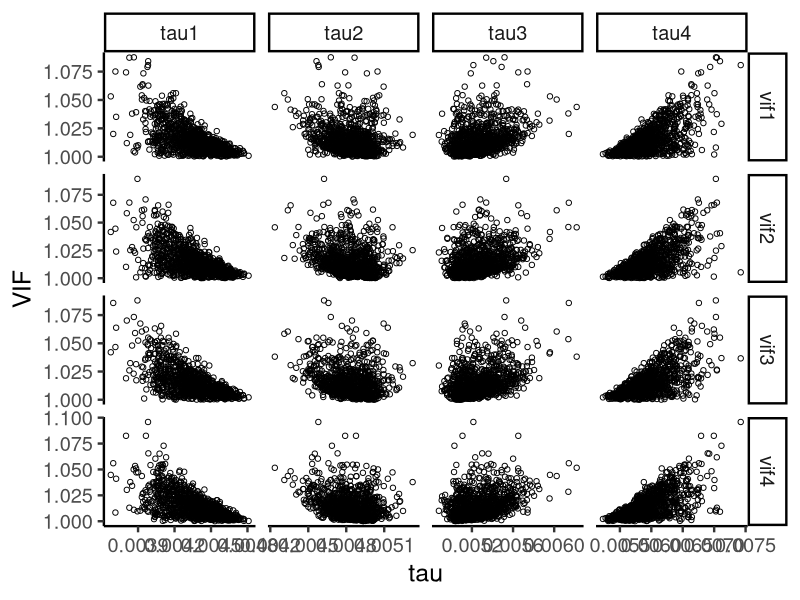
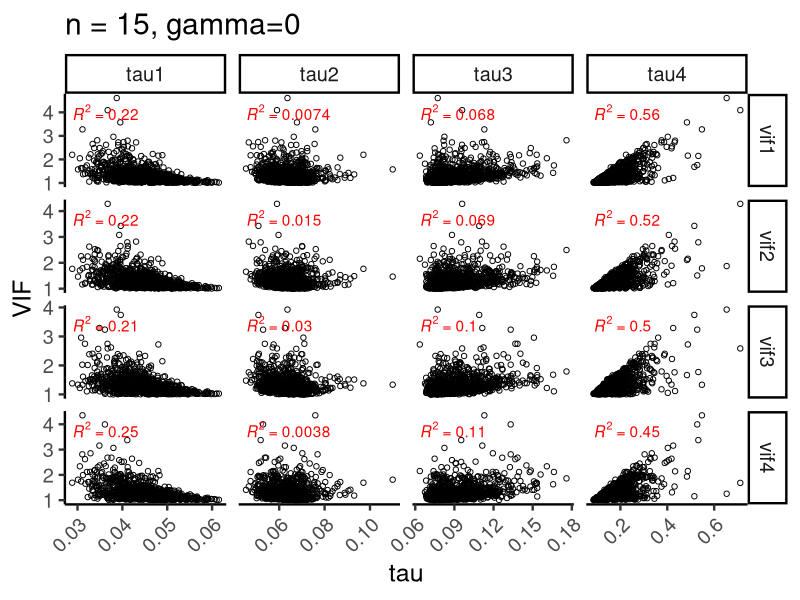
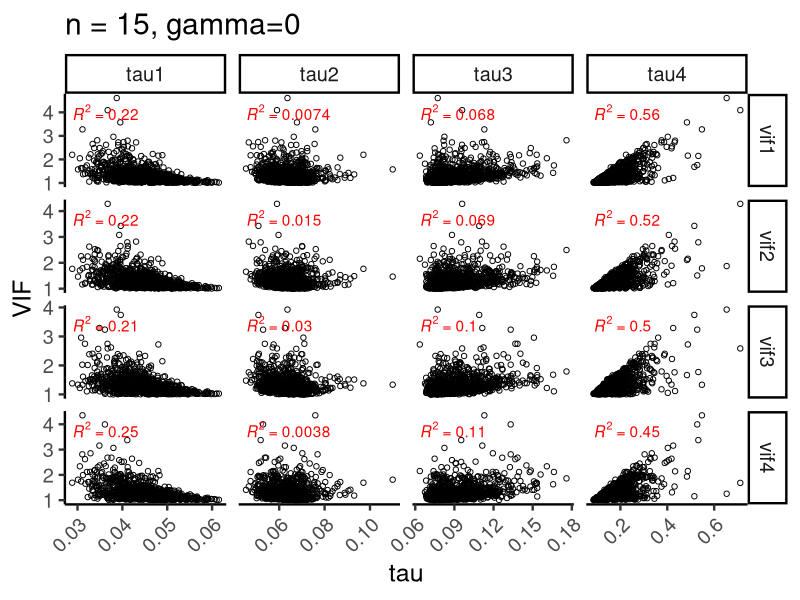
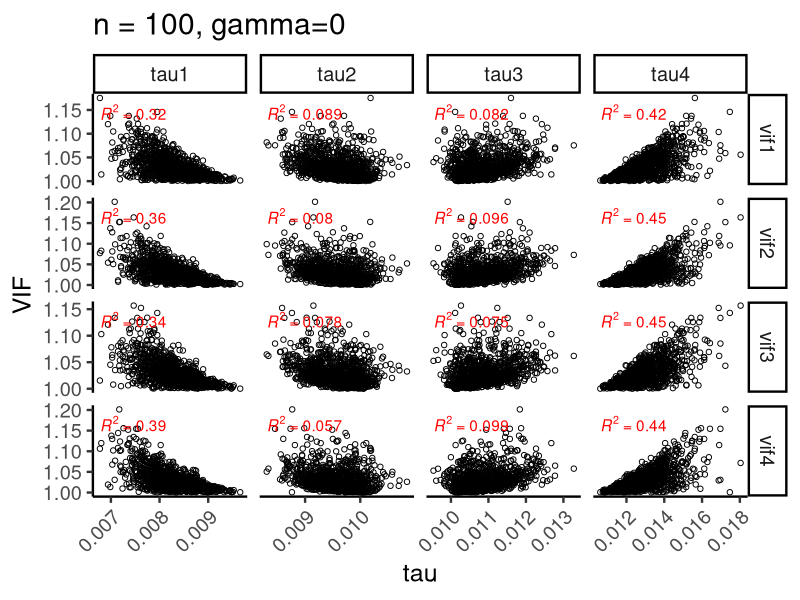
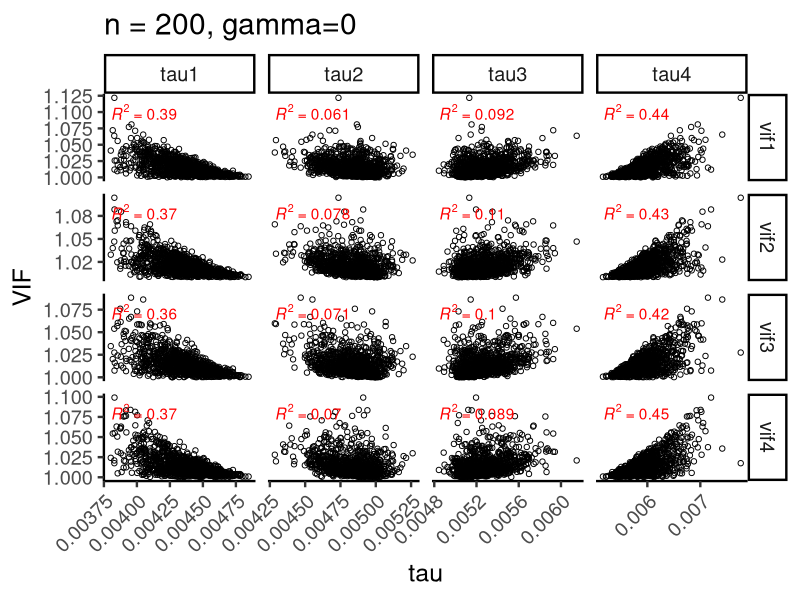
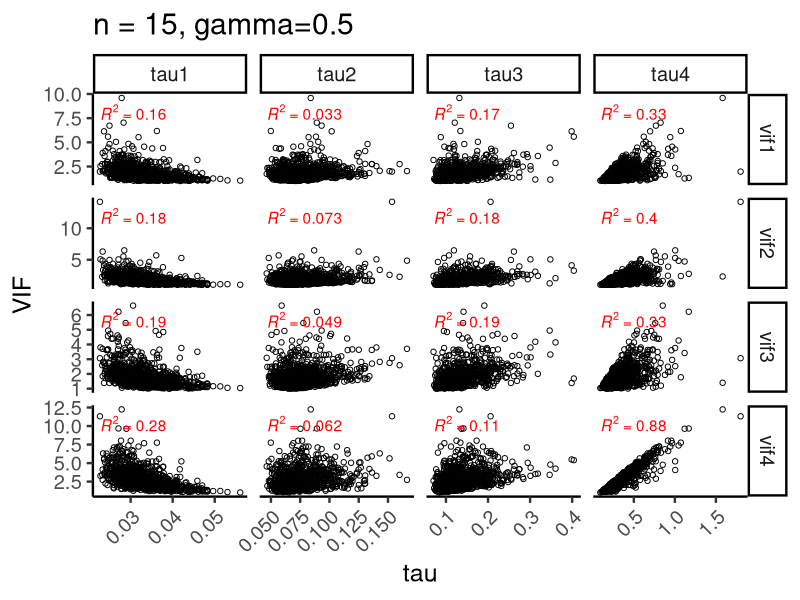
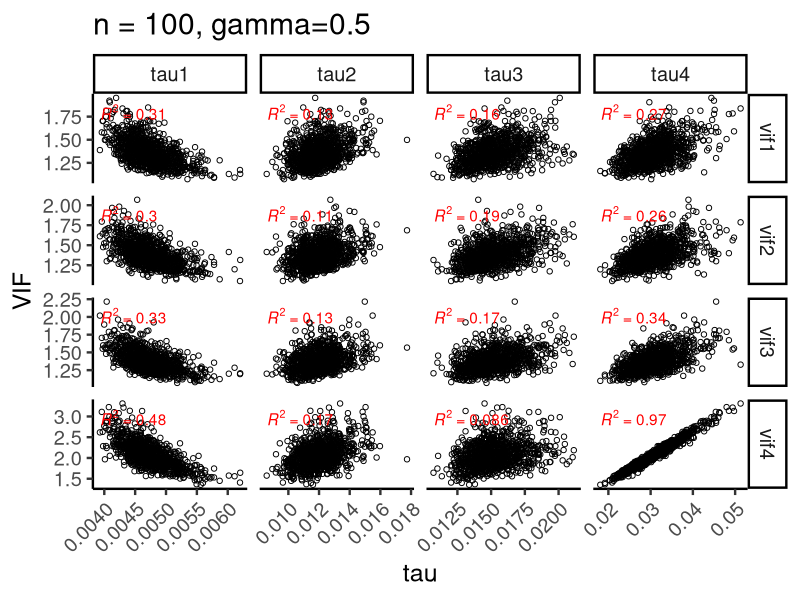
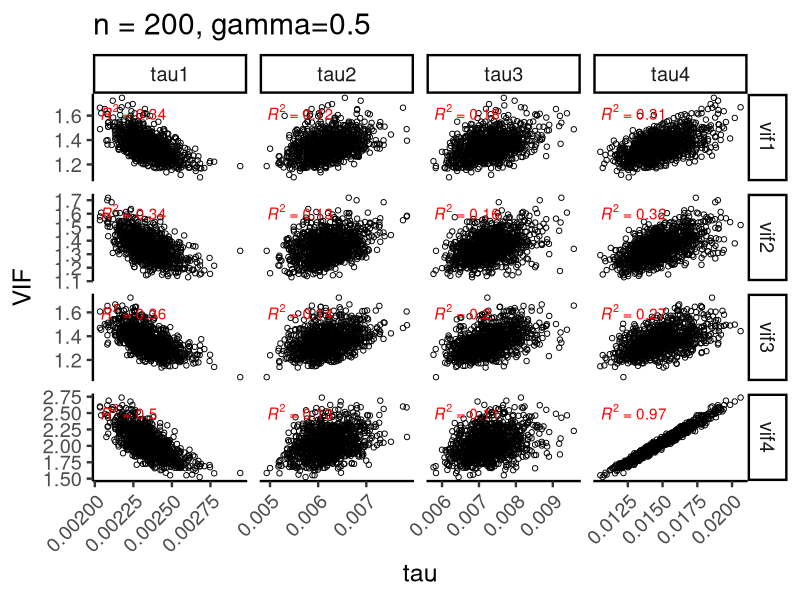

Reproduce these figures in R, in order.
## ---- chunk 1
library(tidyverse)

theme_set(theme_classic(18) +
            theme(legend.position = "bottom"))
## ---- chunk 2
sim = function(n, gamma){
  nExp = 1000
  p = 4
  
  taudf = matrix(0, nrow = nExp, ncol = p)
  vifdf = matrix(0, nrow = nExp, ncol = p)
  
  for (l in 1:nExp){
    w = matrix(rnorm(p*n,10,100),n,p)
    x = sqrt(1-gamma^2)*w + gamma*w[,p]
    z = apply(x, 2, function(col){
      res = (col - mean(col))/sd(col)
      # tmp = col - mean(col)
      # res = tmp/sqrt(sum(tmp^2))
      return(res)
    })
    apply(z, 2, mean)
    apply(z, 2, var)
    ztz_inv = solve(t(z) %*% z)
    (vif = (n-1) * diag(ztz_inv))
    svd_obj = svd(ztz_inv)
    (taus = svd_obj$d)
    (svd_obj$u^2 %*% taus) ## Equal to vif by theory
    
    
    taudf[l,] = taus[p:1]
    vifdf[l,] = vif    
    # taudf[l,] = taus
    # vifdf[l,] = sort(vif)
  }
  
  # result = list(
  #   v1 = v1, 
  #   vif1 = vif1
  # )
  
  colnames(taudf) = paste0("tau", 1:p)
  rownames(taudf) = paste0("exp", 1:nExp)
  
  colnames(vifdf) = paste0("vif", 1:p)
  rownames(vifdf) = paste0("exp", 1:nExp)
  
  taudf_long = reshape2::melt(taudf, varnames = c("exp_num", "tau_type"), value.name = "tau_value") %>% tibble::as_tibble()
  vifdf_long = reshape2::melt(vifdf, varnames = c("exp_num", "vif_type"), value.name = "vif_value") %>% tibble::as_tibble()
  
  taudf_nest = taudf_long %>% group_by(exp_num) %>% tidyr::nest()
  vifdf_nest = vifdf_long %>% group_by(exp_num) %>% tidyr::nest()
  
  result = inner_join(taudf_nest, vifdf_nest, by = "exp_num") %>% 
    unnest(data.x, .drop = FALSE) %>% 
    unnest(data.y, .drop = FALSE)
  
  return(result)
}
## ---- chunk 3
set.seed(1)
tmp = sim(n = 200, gamma = 0)

tmp %>% 
  ggplot(aes(x = tau_value, 
             y = vif_value)) +
  geom_point(shape = 1) +
  facet_grid(vif_type ~ tau_type, scales = "free") +
  labs(x = "tau", 
       y = "VIF")
## ---- chunk 4
plotdf_nest = expand.grid(
  n = c(15, 100, 200), 
  gamma = c(0, 0.5, 0.95)) %>% 
  as_tibble() %>% 
  dplyr::mutate(
    sim_results = purrr::map2(
      .x = n, .y = gamma, 
      .f = ~sim(n = .x, gamma = .y))
  )

plotdf_nest

library(ggpubr)

plot_sim = function(n, gamma, data){
  res = ggplot(data = data, 
               aes(x = tau_value, 
                   y = vif_value)) +
    geom_point(shape = 1) +
    stat_cor(aes(label = paste(..rr.label.., sep = "~`,`~")), colour = "red") +
    facet_grid(vif_type ~ tau_type, scales = "free") +
    labs(x = "tau", y = "VIF", 
         title = paste0("n = ", n, ", ", expression(gamma), "=", gamma)) +
    theme(axis.text.x = element_text(angle = 45, hjust = 1, vjust = 1))
  return(res)
}

plot_sim(n = 15, gamma = 0, data = plotdf_nest$sim_results[[1]])



plotdf_plots = plotdf_nest %>% 
  dplyr::mutate(
    sim_plot = purrr::pmap(.l = list(data = sim_results, n = n, gamma = gamma), 
                           .f = plot_sim)
  )

purrr::map(
  .x = seq_len(nrow(plotdf_plots)), 
  .f = ~ ggsave(plot = plotdf_plots$sim_plot[[.x]], 
                filename = paste0("figures/Fig1/Fig1_n=", plotdf_plots$n[.x],
                                  "_gamma=", str_replace(plotdf_plots$gamma[.x], "[.]", ""), ".eps"),
                height = 5,
                width = 9)
  
)
# plotdf_unnest = plotdf_nest %>% tidyr::unnest()
# 
# plotdf_unnest %>% 
#   ggplot(aes(x = tau_value, 
#              y = vif_value)) +
#   geom_point(shape = 1, alpha = 0.1) +
#   facet_grid(vif_type ~ tau_type, scales = "free")
## ---- chunk 5
sessionInfo()
